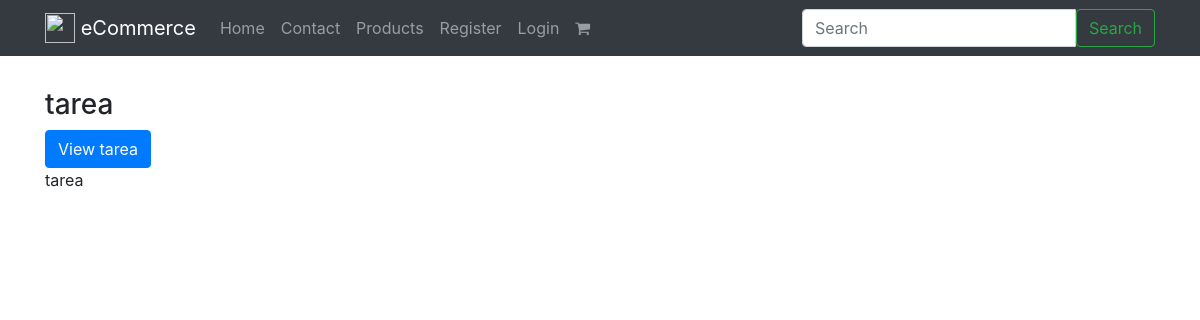
The page /store/ on the database as committed earlier.
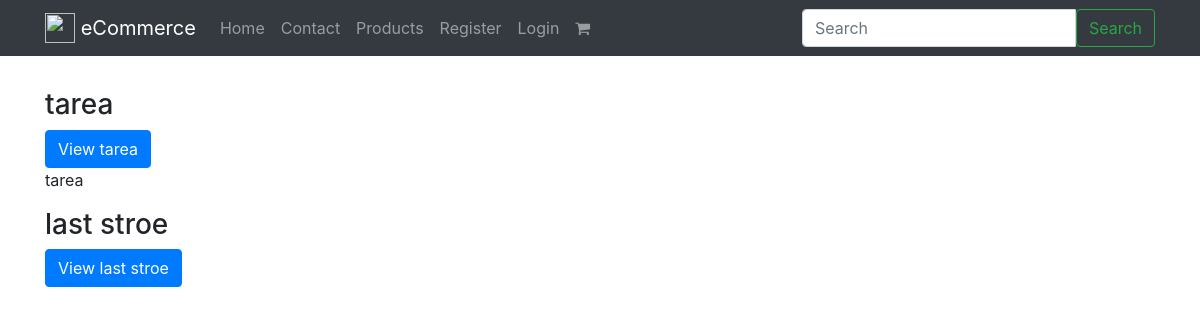
The same page on the database as committed later.
### stores/models.py (models this page shows, shortened)
class Store(models.Model):
        title           = models.CharField(max_length=120,unique=True)
        slug            = models.SlugField(blank=True, unique=True)
        user            = models.OneToOneField(User,blank=True, null=True,on_delete=models.CASCADE)
        timestamp       = models.DateTimeField(auto_now_add=True)
        location        = models.CharField(max_length=120 , blank=True ,null= True)
        store_open      = models.DateField(default=True)
        store_closed    = models.DateField(default=True)
        active          = models.BooleanField(default=True)
        products        = models.ManyToManyField(Product ,blank=True)
        city            = models.CharField(max_length=120, default='damascuse')
        country         = models.CharField(max_length=120, default='syria')
        state           = models.CharField(max_length=120, null=True, blank= True)
        def get_absolute_url(self):
        	return reverse("store:detail", kwargs={"id": self.id})
        def __str__(self):
            return self.title

### products/models.py (models this page shows, shortened)
class Product(models.Model):
    title           = models.CharField(max_length=120)
    slug            = models.SlugField(blank=True, unique=True)
    description     = models.TextField()
    price           = models.DecimalField(decimal_places=2, max_digits=20, default=39.99)
    fee             = models.PositiveIntegerField(default=50)
    image           = models.ImageField(upload_to=upload_image_path, null=True, blank=True)
    seller          = models.ForeignKey(Seller, on_delete=models.CASCADE, null=True, blank=True)
    featured        = models.BooleanField(default=False)
    active          = models.BooleanField(default=True)
    timestamp       = models.DateTimeField(auto_now_add=True)
    is_digital      = models.BooleanField(default=False) # User Library
    quantity        = models.IntegerField(default=1)
    quantity_price  = models.DecimalField(decimal_places=2, max_digits=20,default=0)
    objects = ProductManager()
    def __str__(self):
        return self.title

### stores/views.py (the view)
def store_list_view(request):
    store = Store.objects.all()
    print (store)
    context = {
        'obj': store,
    }
    return render(request, "stores/list.html", context)

### products/models.py (called while the page is built)
    def active(self):
        return self.filter(active=True)

    def get_queryset(self):
        return ProductQuerySet(self.model, using=self._db)

    def all(self):
        return self.get_queryset().active()

### stores/templates/stores/list.html (shortened to what this page needs)
{% extends "base.html" %}
{% block content %}
        <div class='row'>
          <div class='col'>
            <p>
            {% for store in obj %}
                <h3>{{ store.title}}</h3>
                <a href="{{ store.get_absolute_url }}" class="btn btn-primary">View {{ store.title }}</a>
                <p>{% for product in store.products.all %}
                     {{ product }}
                </p>
                {% endfor %}
             {% endfor %}
          </p>
        </div>
</div>
{% endblock %}

Rows that differ between the two databases and show on the page:
added Store: title "last stroe"
